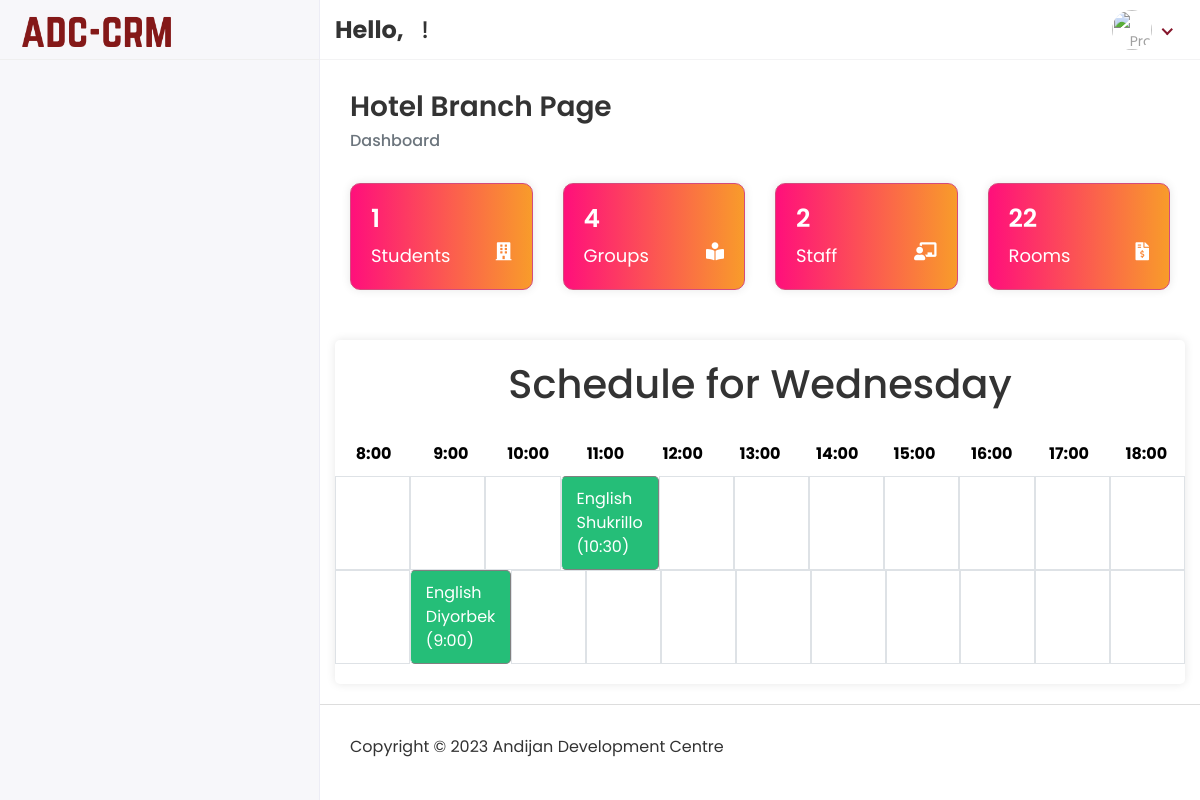
The app's page /Hod/Branches/1 with its own data.
### app/models.py (models this page shows, shortened)
class Branch(models.Model):
    profile_pic = models.ImageField(upload_to='media/profile_pic', blank=True, null=True)
    name = models.CharField(max_length=100)
    address = models.CharField(max_length=255)
    phone_number = models.CharField(max_length=20)
    rooms = models.CharField(max_length=20, blank=True, null=True)

class Course(models.Model):
    subject = models.CharField(max_length=100)
    level = models.CharField(max_length=150)
    branch = models.ForeignKey('Branch', on_delete=models.SET_NULL, blank=True, null=True)
    username = models.CharField(max_length=50, blank=True, null=True)
    teacher_id = models.ForeignKey(Staff, on_delete=models.DO_NOTHING, blank=True, null=True)
    status = models.CharField(max_length=30, blank=True, null=True)
    days = models.CharField(max_length=25, blank=True, null=True)
    hours = models.CharField(max_length=25, blank=True, null=True)
    created_at = models.DateTimeField(auto_now_add=True)
    updated_at = models.DateTimeField(auto_now=True)  # Updated

class Staff(models.Model):
    admin = models.OneToOneField(customUser, on_delete=models.CASCADE)
    department = models.CharField(max_length=50)
    role = models.CharField(max_length=100)
    fines = models.CharField(max_length=30, blank=True, null=True)
    bonus = models.CharField(max_length=30, blank=True, null=True)
    tax = models.CharField(max_length=30, blank=True, null=True)
    salary_type = models.CharField(max_length=30)
    branch = models.ForeignKey('Branch', on_delete=models.SET_NULL, blank=True, null=True)
    work_format = models.CharField(max_length=30)
    salary_amount = models.CharField(max_length=30)
    birth_date = models.DateTimeField(blank=True, null=True)
    status = models.CharField(max_length=20, blank=True, null=True)
    address = models.TextField(max_length=150, blank=True, null=True)
    mobile = models.CharField(max_length=20, blank=True, null=True)
    mobiletwo = models.CharField(max_length=20, blank=True, null=True)
    created_date = models.DateTimeField(auto_now_add=True)
    updated_date = models.DateTimeField(auto_now_add=True)

class customUser(AbstractUser):
    USER = (
        (1, 'HOD'),
        (3, 'STUDENT'),
    )
    user_type = models.CharField(choices=USER, max_length=50, default=1)
    profile_pic = models.ImageField(upload_to='media/profile_pic',blank=True, null=True)

### ADC_school_project/Hod_Views.py (the view)
# urls.py: path('Hod/Branches/<str:id>', Hod_Views.VIEW_BRANCHES, name="view_branches"),
def VIEW_BRANCHES(request, id):
    branch = Branch.objects.get(id=id)
    group_count = Course.objects.filter(branch__name=branch.name).distinct().count()
    teacher_count = Staff.objects.filter(department='Teacher').count()
    staff_list = Staff.objects.filter(branch__name=branch.name).exclude(department='Teacher').distinct().count()
    days_to_check = ["Monday", "Tuesday", "Wednesday", "Thursday", "Friday", "Saturday"]
    tts = Course.objects.filter(days="Tuesday, Thursday, Saturday", branch__name=branch.name)
    mwf = Course.objects.filter(days="Monday, Wednesday, Friday", branch__name=branch.name)
    courses = Course.objects.exclude(subject="Not_Selected_1").all()
    student_count = Student.objects.filter(course_id__branch=branch).distinct().count()
    today_date = datetime.now().strftime("%A")
    staff = Staff.objects.filter(department="Teacher")
    context = {
        'group_count': group_count,
        'student_count': student_count,
        'teacher_count': teacher_count,
        'staff_count': staff_list,
        'branch': branch,
        'today_date': today_date,
        'courses': courses,
        'staff': staff,
        'tts': tts,
        'mwf': mwf
    }
    return render(request, 'Hod/view_branch.html', context)

### templates/Hod/view_branch.html (shortened to what this page needs)
{% extends 'base.html' %}
{% block content %}
<div class="page-header">
                  <div class="row">
                     <div class="col-sm-12">
                        <h3 class="page-title">{{ branch.name }} Page</h3>
                        <ul class="breadcrumb">
                           <li class="breadcrumb-item active">Dashboard</li>
                        </ul>
                     </div>
                  </div>
               </div>
               <div class="row">
                  <div class="col-xl-3 col-sm-6 col-12 d-flex">
                      <div class="card flex-fill insta sm-box" style="background: linear-gradient(90deg, hsla(333, 100%, 53%, 1) 0%, hsla(33, 94%, 57%, 1) 100%);">
                    <h6>{{student_count}}</h6>
                    <p>Students<i class="fas fa-building" style="color: white; float: right; height: 60%;"></i></p>
                </div>
                  </div>
                  <div class="col-xl-3 col-sm-6 col-12 d-flex">
                      <div class="card flex-fill insta sm-box" style="background: linear-gradient(90deg, hsla(333, 100%, 53%, 1) 0%, hsla(33, 94%, 57%, 1) 100%);">
                    <h6>{{ group_count }}</h6>
                    <p>Groups<i class="fas fa-book-reader" style="color: white; float: right; height: 60%;"></i></p>
                </div>
                  </div>
                  <div class="col-xl-3 col-sm-6 col-12 d-flex">
                      <div class="card flex-fill insta sm-box" style="background: linear-gradient(90deg, hsla(333, 100%, 53%, 1) 0%, hsla(33, 94%, 57%, 1) 100%);">
                    <h6 style="color: white">{{ staff_count }}</h6>
                    <p>Staff<i class="fas fa-chalkboard-teacher" style="color: white; float: right; height: 60%;"></i></p>
                </div>
                  </div>
                  <div class="col-xl-3 col-sm-6 col-12 d-flex">
                     <div class="card flex-fill insta sm-box" style="background: linear-gradient(90deg, hsla(333, 100%, 53%, 1) 0%, hsla(33, 94%, 57%, 1) 100%);">
                    <h6 style="color: white">{{ branch.rooms }}</h6>
                    <p>Rooms<i class="fas fa-file-invoice-dollar" style="float: right; height: 60%;"></i></p>
                </div>
                  </div>
               </div>
<div class="row">
<div class="container" style="max-width: 100%; width: 1300px;">
        <h1 class="text-center mb-4">Schedule for {{ today_date }} </h1>
        <div class="row">
        <div class="col slot-header">8:00</div>
        <div class="col slot-header">9:00</div>
        <div class="col slot-header">10:00</div>
        <div class="col slot-header">11:00</div>
        <div class="col slot-header">12:00</div>
        <div class="col slot-header">13:00</div>
        <div class="col slot-header">14:00</div>
        <div class="col slot-header">15:00</div>
        <div class="col slot-header">16:00</div>
        <div class="col slot-header">17:00</div>
        <div class="col slot-header">18:00</div>
    </div>
        {% if today_date == "Monday" or today_date == "Wednesday" or today_date == "Friday" %}
            {% for course in mwf %}
            <div class="row">
                {% if course.hours == "9:00" %}
                    <div class="col slot"></div>
                    <div class="col slot reserved" onclick="alert('{{ course.subject }} ({{ course.level }}) - {{ course.hours }} \nTeacher - {{ course.teacher_id.admin.first_name }} {{ course.teacher_id.admin.last_name }} \nGroup ID - {{ course.username }}')">{{ course.subject }} {{ course.teacher_id.admin.first_name }} ({{ course.hours }}) </div>                    <div class="col slot"></div>
                    <div class="col slot"></div>
                    <div class="col slot"></div>
                    <div class="col slot"></div>
                    <div class="col slot"></div>
                <div class="col slot"></div>
                <div class="col slot"></div>
                <div class="col slot"></div>
                <div class="col slot"></div>
                {% elif course.hours == "10:30" %}
                    <div class="col slot"></div>
                    <div class="col slot"></div>
                    <div class="col slot"></div>
                    <div class="col slot reserved" onclick="alert('{{ course.subject }} ({{ course.level }}) - {{ course.hours }} \nTeacher - {{ course.teacher_id.admin.first_name }} {{ course.teacher_id.admin.last_name }} \nGroup ID - {{ course.username }}')">{{ course.subject }} {{ course.teacher_id.admin.first_name }} ({{ course.hours }}) </div>                    <div class="col slot"></div>
                    <div class="col slot"></div>
                    <div class="col slot"></div>
                <div class="col slot"></div>
                <div class="col slot"></div>
                <div class="col slot"></div>
                <div class="col slot"></div>
                {% endif %}
            </div>
    {% endfor %}
        {% endif %}
</div>
</div>
</div>
{% endblock %}

### static/assets/css/style.css (style rules this page uses)
html { height: 100%; }
body { background-color: #fff; color: #333; font-family: 'Poppins', sans-serif; font-size: 1rem; height: 100%; line-height: 1.5; overflow-x: hidden; }
h1, h2, h3, h4, h5, h6 { font-family: 'Poppins', sans-serif; margin-top: 0; }
ul, ol { padding: 0px; list-style: none; }
.card { border: 1px solid #ececf5; box-shadow: 0 1px 3px 0 rgba(0, 0, 0, 0.03); margin-bottom: 1.875rem; }
.page-header { margin-bottom: 1.875rem; }
.page-header .breadcrumb { background-color: transparent; color: #6c757d; font-size: 1rem; font-weight: 500; margin-bottom: 0; padding: 0; }
.page-title { font-size: 28px; font-weight: 600; color: #333; margin-bottom: 5px; }
.sm-box { padding: 20px; box-shadow: 0px 0px 10px 0px rgba(0, 0, 0, 0.1); border-radius: 10px; }
.sm-box h6 { color: #fff; font-size: 25px; font-weight: 600; }
.sm-box p { color: #fff; font-size: 25px; margin: 0px; }
.insta { background-color: #d34b7d; border: 1px solid #d34b7d; }
@media only screen and (min-width: 1199.5px) and (max-width: 1620px) { .sm-box p { color: #fff; font-size: 18px; } }

### templates/Hod/view_branch.html (style rules this page uses)
.card { border-radius: 15px; transition: transform 0.3s ease-in-out; overflow: hidden; }
body { font-family: Arial, sans-serif; background-color: #f4f4f4; }
.container { margin-top: 20px; background-color: #fff; border-radius: 5px; box-shadow: 0 0 10px rgba(0, 0, 0, 0.1); padding: 20px; margin: 20px; }
.slot { border: 0.5px solid #dee2e6; padding: 10px; min-height: 50px; transition: transform 0.3s ease, box-shadow 0.3s ease; }
.slot.reserved { border-radius: 5px; background: #25be78; color: white; border: 1px solid grey; color: white; }
.slot.reserved:not(:first-child) { border-left: 1px solid #dee2e6; }
.slot-header { background-color: #fff; color: black; font-weight: bold; text-align: center; padding: 10px; }

### records on screen
Branch: name "Hotel Branch", rooms "22"
Course: subject "English", teacher_id.admin.first_name "Shukrillo", hours "10:30"
Course: subject "English", teacher_id.admin.first_name "Diyorbek", hours "9:00"

### other values on screen
{{ student_count }} "1"
{{ group_count }} "4"
{{ staff_count }} "2"
